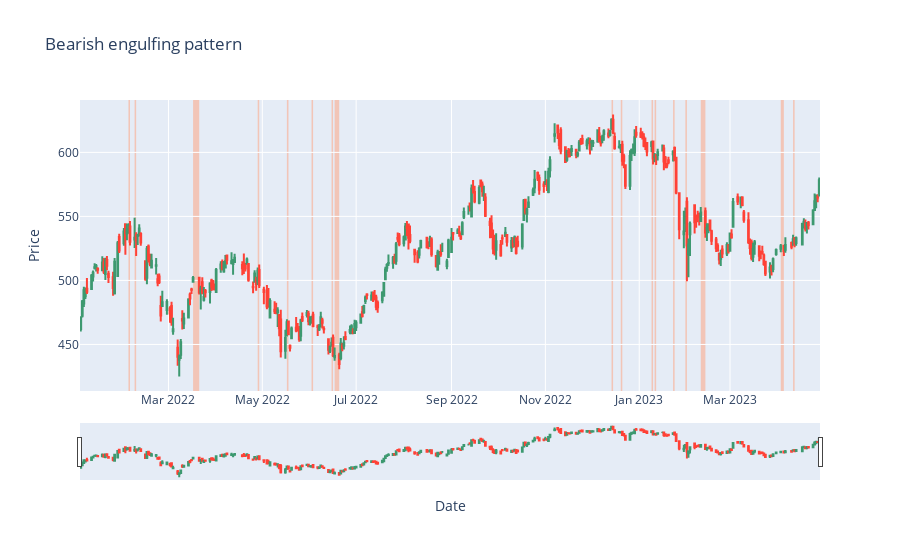

Notebook cell for this chart:
### Code cell
fig = go.Figure(data=[go.Candlestick(x=df.index, open=df['Open'], high=df['High'], low=df['Low'], close=df['Close'])])
for i in range(2, len(df)):
    if bearish_engulfing(df.iloc[i-2:i+1]):
        fig.add_vrect(
            x0=df.index[i-1], x1=df.index[i],
            fillcolor="LightSalmon", opacity=0.5,
            layer="below", line_width=0,
        )
        
# set title and axis labels
fig.update_layout(
    title="Bearish engulfing pattern",
    xaxis_title="Date",
    yaxis_title="Price",
)
fig

### Figure 1 — Plotly figure (JSON) as saved in the notebook; plotly's stock layout.template omitted (floating-point values rounded to 4 significant figures; data arrays with more than 128 entries replaced by an {"elided": "..."} marker saying what was removed)
{"data": [{"close": {"elided": "327 float values"}, "high": {"elided": "327 float values"}, "low": {"elided": "327 float values"}, "open": {"elided": "327 float values"}, "type": "candlestick", "x": {"elided": "327 str values"}}], "layout": {"shapes": [{"fillcolor": "LightSalmon", "layer": "below", "line": {"width": 0}, "opacity": 0.5, "type": "rect", "x0": "2022-02-03T00:00:00", "x1": "2022-02-04T00:00:00", "xref": "x", "y0": 0, "y1": 1, "yref": "y domain"}, {"fillcolor": "LightSalmon", "layer": "below", "line": {"width": 0}, "opacity": 0.5, "type": "rect", "x0": "2022-02-07T00:00:00", "x1": "2022-02-08T00:00:00", "xref": "x", "y0": 0, "y1": 1, "yref": "y domain"}, {"fillcolor": "LightSalmon", "layer": "below", "line": {"width": 0}, "opacity": 0.5, "type": "rect", "x0": "2022-03-17T00:00:00", "x1": "2022-03-21T00:00:00", "xref": "x", "y0": 0, "y1": 1, "yref": "y domain"}, {"fillcolor": "LightSalmon", "layer": "below", "line": {"width": 0}, "opacity": 0.5, "type": "rect", "x0": "2022-04-28T00:00:00", "x1": "2022-04-29T00:00:00", "xref": "x", "y0": 0, "y1": 1, "yref": "y domain"}, {"fillcolor": "LightSalmon", "layer": "below", "line": {"width": 0}, "opacity": 0.5, "type": "rect", "x0": "2022-05-17T00:00:00", "x1": "2022-05-18T00:00:00", "xref": "x", "y0": 0, "y1": 1, "yref": "y domain"}, {"fillcolor": "LightSalmon", "layer": "below", "line": {"width": 0}, "opacity": 0.5, "type": "rect", "x0": "2022-06-02T00:00:00", "x1": "2022-06-03T00:00:00", "xref": "x", "y0": 0, "y1": 1, "yref": "y domain"}, {"fillcolor": "LightSalmon", "layer": "below", "line": {"width": 0}, "opacity": 0.5, "type": "rect", "x0": "2022-06-15T00:00:00", "x1": "2022-06-16T00:00:00", "xref": "x", "y0": 0, "y1": 1, "yref": "y domain"}, {"fillcolor": "LightSalmon", "layer": "below", "line": {"width": 0}, "opacity": 0.5, "type": "rect", "x0": "2022-06-17T00:00:00", "x1": "2022-06-20T00:00:00", "xref": "x", "y0": 0, "y1": 1, "yref": "y domain"}, {"fillcolor": "LightSalmon", "layer": "below", "line": {"width": 0}, "opacity": 0.5, "type": "rect", "x0": "2022-12-14T00:00:00", "x1": "2022-12-15T00:00:00", "xref": "x", "y0": 0, "y1": 1, "yref": "y domain"}, {"fillcolor": "LightSalmon", "layer": "below", "line": {"width": 0}, "opacity": 0.5, "type": "rect", "x0": "2022-12-20T00:00:00", "x1": "2022-12-21T00:00:00", "xref": "x", "y0": 0, "y1": 1, "yref": "y domain"}, {"fillcolor": "LightSalmon", "layer": "below", "line": {"width": 0}, "opacity": 0.5, "type": "rect", "x0": "2023-01-09T00:00:00", "x1": "2023-01-10T00:00:00", "xref": "x", "y0": 0, "y1": 1, "yref": "y domain"}, {"fillcolor": "LightSalmon", "layer": "below", "line": {"width": 0}, "opacity": 0.5, "type": "rect", "x0": "2023-01-11T00:00:00", "x1": "2023-01-12T00:00:00", "xref": "x", "y0": 0, "y1": 1, "yref": "y domain"}, {"fillcolor": "LightSalmon", "layer": "below", "line": {"width": 0}, "opacity": 0.5, "type": "rect", "x0": "2023-01-23T00:00:00", "x1": "2023-01-24T00:00:00", "xref": "x", "y0": 0, "y1": 1, "yref": "y domain"}, {"fillcolor": "LightSalmon", "layer": "below", "line": {"width": 0}, "opacity": 0.5, "type": "rect", "x0": "2023-01-31T00:00:00", "x1": "2023-02-01T00:00:00", "xref": "x", "y0": 0, "y1": 1, "yref": "y domain"}, {"fillcolor": "LightSalmon", "layer": "below", "line": {"width": 0}, "opacity": 0.5, "type": "rect", "x0": "2023-02-10T00:00:00", "x1": "2023-02-13T00:00:00", "xref": "x", "y0": 0, "y1": 1, "yref": "y domain"}, {"fillcolor": "LightSalmon", "layer": "below", "line": {"width": 0}, "opacity": 0.5, "type": "rect", "x0": "2023-04-03T00:00:00", "x1": "2023-04-05T00:00:00", "xref": "x", "y0": 0, "y1": 1, "yref": "y domain"}, {"fillcolor": "LightSalmon", "layer": "below", "line": {"width": 0}, "opacity": 0.5, "type": "rect", "x0": "2023-04-11T00:00:00", "x1": "2023-04-12T00:00:00", "xref": "x", "y0": 0, "y1": 1, "yref": "y domain"}], "title": {"text": "Bearish engulfing pattern"}, "xaxis": {"title": {"text": "Date"}}, "yaxis": {"title": {"text": "Price"}}}}
